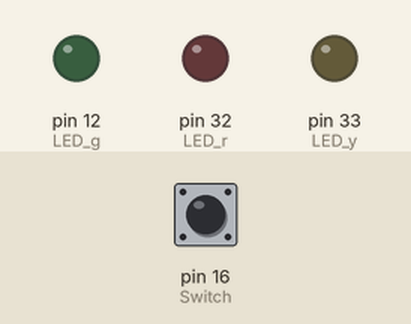
Simulated run of this program. Board: Raspberry Pi (header pin numbers). Parts: output pins drawn as LEDs (lit = HIGH). The test bench sets the inputs (shaded band); at power-on: pin 16 (Switch) LOW.

Above: at 1.2 s.
1.3 s: pin 16 (Switch) pulled HIGH for 0.15 s
At 1.7 s:
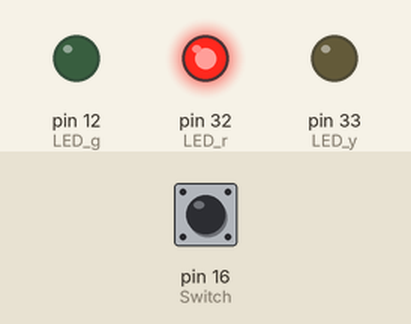
At 2.2 s:
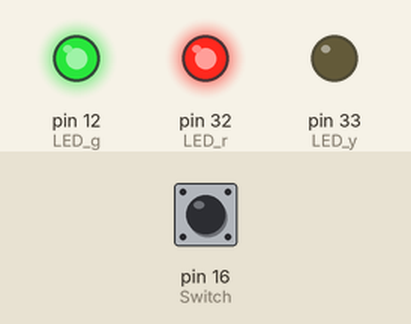
4.3 s: pin 16 (Switch) pulled HIGH for 3.2 s
At 6.1 s:
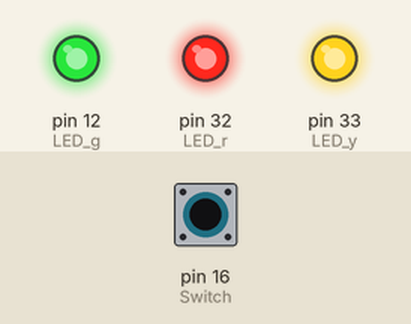
Timing chart, 0 to 10.3 s (numbered marks = the images above; inputs shaded):
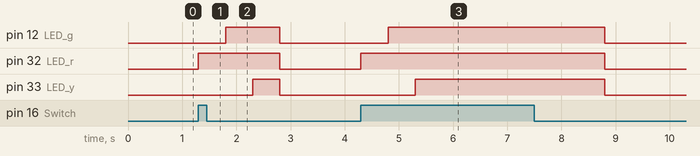

Measured:
- after the input at 1.3 s, pin 12 (LED_g): LOW → HIGH after 0.50 s, → LOW 1.0 s later; pin 32 (LED_r): LOW → HIGH at once, → LOW 1.5 s later; pin 33 (LED_y): LOW → HIGH after 1.0 s, → LOW 0.50 s later
- after the input at 4.3 s, pin 12 (LED_g): LOW → HIGH after 0.50 s, → LOW 4.0 s later; pin 32 (LED_r): LOW → HIGH at once, → LOW 4.5 s later; pin 33 (LED_y): LOW → HIGH after 1.0 s, → LOW 3.5 s later

The program:

sw_gry.py
```python
import RPi.GPIO as GPIO

import time

LED_g=12
LED_r=32
LED_y=33
Switch=16

GPIO.setmode(GPIO.BOARD)
GPIO.setwarnings(False)

def main():
    GPIO.setup([LED_g, LED_r, LED_y], GPIO.OUT, initial=GPIO.LOW)
    #GPIO.setup(LED_r, GPIO.OUT, initial=GPIO.LOW)
    #GPIO.setup(LED_y, GPIO.OUT, initial=GPIO.LOW)
    GPIO.setup(Switch, GPIO.IN, pull_up_down=GPIO.PUD_DOWN)
    while True:
        if GPIO.input(Switch)==GPIO.HIGH:
            GPIO.output(LED_r, GPIO.HIGH)
            time.sleep(0.5)
            GPIO.output(LED_g, GPIO.HIGH)
            time.sleep(0.5)
            GPIO.output(LED_y, GPIO.HIGH)
            time.sleep(0.5)
        else:
            GPIO.output([LED_r, LED_g, LED_y], GPIO.LOW)

if __name__=='__main__':
    main()
```
